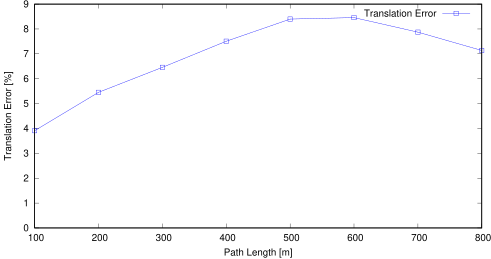

Write the gnuplot code that produced this figure.
set term postscript eps enhanced color
set output "09_avg_tl.eps"
set size ratio 0.5
set yrange [0:*]
set xlabel "Path Length [m]"
set ylabel "Translation Error [%]"
plot "09_avg_tl.txt" using 1:($2*100) title 'Translation Error' lc rgb "#0000FF" pt 4 w linespoints
